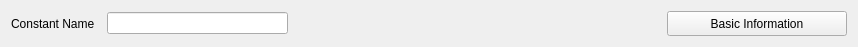
<?xml version="1.0" encoding="UTF-8"?>
<ui version="4.0">
 <class>ConstantHead</class>
 <widget class="QWidget" name="ConstantHead">
  <property name="geometry">
   <rect>
    <x>0</x>
    <y>0</y>
    <width>858</width>
    <height>47</height>
   </rect>
  </property>
  <property name="windowTitle">
   <string>Form</string>
  </property>
  <layout class="QHBoxLayout" name="horizontalLayout" stretch="1,2,2,2,2">
   <item>
    <widget class="QLabel" name="lbl_name">
     <property name="text">
      <string>Constant Name</string>
     </property>
    </widget>
   </item>
   <item>
    <widget class="QLineEdit" name="led_name"/>
   </item>
   <item>
    <widget class="QWidget" name="widget" native="true"/>
   </item>
   <item>
    <widget class="QWidget" name="widget_2" native="true"/>
   </item>
   <item>
    <widget class="QPushButton" name="btn_basicInfo">
     <property name="sizePolicy">
      <sizepolicy hsizetype="Minimum" vsizetype="Preferred">
       <horstretch>0</horstretch>
       <verstretch>0</verstretch>
      </sizepolicy>
     </property>
     <property name="text">
      <string>Basic Information</string>
     </property>
    </widget>
   </item>
  </layout>
 </widget>
 <resources/>
 <connections/>
</ui>
